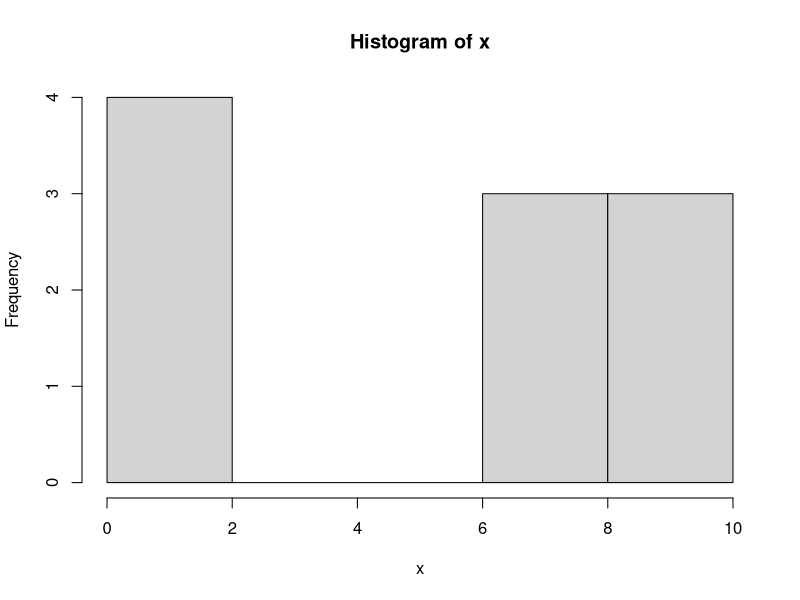
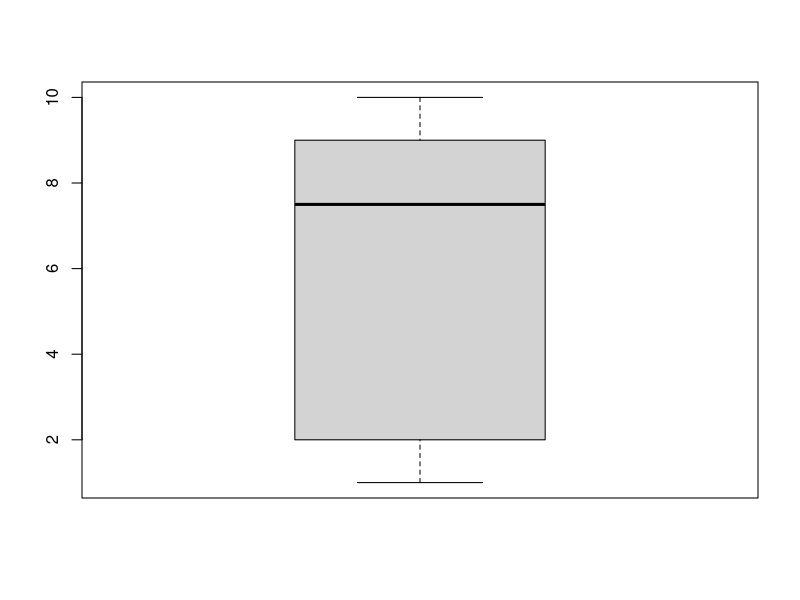

Generate these figures, in order, with R:
## ---- chunk 1
x <- c(8,2,7,1,2,9,8,2,10,9)

#Exploratory Data Analysis
hist(x)
boxplot(x)
## ---- chunk 2
sum(x)/length(x)

#Function in base R
mean(x)
## ---- chunk 3
sort(x)

median(x)
## ---- chunk 4
#There is no function in base R to find mode of set of numbers
x <- c(8,2,7,1,2,9,8,2,10,9)

#Function to find Mode
x
#?table
y <- table(x)
y
names(y)
max(y)
names(y)[which(y==max(y))]

#or in single line
names(table(x))[table(x)==max(table(x))]

#Testing if there are two or more numbers with same frequncy
x <- c(8,2,7,1,2,9,8,2,10,9,8)
sort(x)
#Mode
names(table(x))[table(x)==max(table(x))]
## ---- chunk 5
head(mtcars)
x <- mtcars$wt
## ---- chunk 6
mean(x)
## ---- chunk 7
median(x)
## ---- chunk 8
#Method 1
y <- table(x)
y
names(y)[which(y==max(y))]

#or
names(table(x))[table(x)==max(table(x))]
## ---- chunk 9
names(airquality)
names(airquality)[colSums(is.na(airquality)) > 0]

airquality$Ozone
airquality$Solar.R

x <- airquality$Solar.R
table(is.na(x))
x
## ---- chunk 10
mean(x)

mean(x, na.rm = TRUE)
## ---- chunk 11
median(x)

median(x, na.rm = TRUE)
## ---- chunk 12
names(table(x))[table(x)==max(table(x))]
## ---- chunk 13
summary(mtcars)
summary(airquality)
## ---- chunk 14
library(psych)
describe(mtcars)
describe(airquality)
